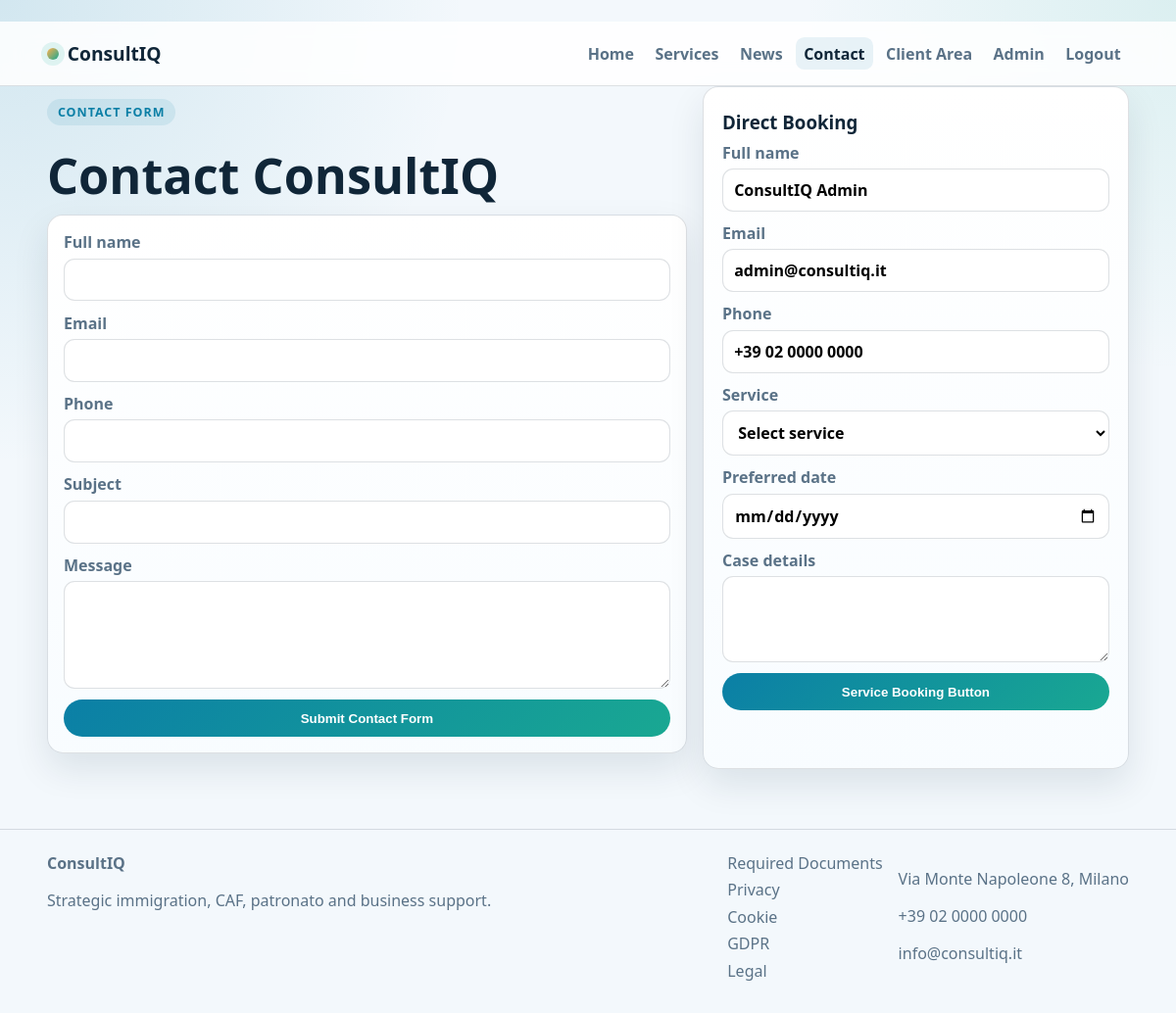
/contact (signed in), run on the app's committed database.
### tables this page shows
CREATE TABLE users (id INTEGER PRIMARY KEY AUTOINCREMENT, full_name TEXT NOT NULL, email TEXT NOT NULL UNIQUE, phone TEXT, password_hash TEXT NOT NULL, role TEXT NOT NULL DEFAULT 'client', admin_totp_secret TEXT, created_at TEXT DEFAULT CURRENT_TIMESTAMP);

### main.py (the view)
@app.get("/contact")
def contact(request: Request, submitted: int = 0, service: str = ""):
    return render(request, "contact.html", page="contact", title="Contact ConsultIQ", submitted=submitted, selected_service=service)

### templates/contact.html (shortened to what this page needs)
﻿{% extends "base.html" %}
{% block content %}
<main class="section">
  <div class="container split">
    <div>
      <p class="pill">Contact Form</p>
      <h1>Contact ConsultIQ</h1>
      <form class="form" method="post" action="/contact">
        <label>Full name<input type="text" name="full_name" required></label>
        <label>Email<input type="email" name="email" required></label>
        <label>Phone<input type="text" name="phone"></label>
        <label>Subject<input type="text" name="subject" value="{{ selected_service if selected_service else '' }}" required></label>
        <label>Message<textarea name="message" rows="4" required></textarea></label>
        <button class="btn primary" type="submit">Submit Contact Form</button>
      </form>
    </div>
    <aside class="card">
      <h3>Direct Booking</h3>
      <form class="form plain" method="post" action="/appointments">
        <label>Full name<input type="text" name="full_name" value="{{ user.full_name if user else '' }}" required></label>
        <label>Email<input type="email" name="email" value="{{ user.email if user else '' }}" required></label>
        <label>Phone<input type="text" name="phone" value="{{ user.phone if user and user.phone else '' }}" required></label>
        <label>Service
          <select name="service_type" required>
            <option value="">Select service</option>
          </select>
        </label>
        <label>Preferred date<input type="date" name="preferred_date" required></label>
        <label>Case details<textarea name="message" rows="3"></textarea></label>
        <button class="btn primary" type="submit">Service Booking Button</button>
      </form>
    </aside>
  </div>
</main>
{% endblock %}

### templates/base.html (shortened to what this page needs)
﻿<!DOCTYPE html>
<html lang="en">
<head>
  <link rel="stylesheet" href="/static/css/styles.css" />
</head>
<body>
  <header class="site-header">
    <div class="container nav-shell">
      <a class="brand" href="/"><span class="brand-dot"></span><span>ConsultIQ</span></a>
      <nav>
        <a class="{% if page == 'home' %}active{% endif %}" href="/">Home</a>
        <a class="{% if page == 'services' %}active{% endif %}" href="/services">Services</a>
        <a class="{% if page == 'news' %}active{% endif %}" href="/news">News</a>
        <a class="{% if page == 'contact' %}active{% endif %}" href="/contact">Contact</a>
        <a class="{% if page == 'client' %}active{% endif %}" href="/client-area">Client Area</a>
        <a class="{% if page == 'admin' %}active{% endif %}" href="/admin">Admin</a>
        {% if user %}<a href="/logout">Logout</a>{% else %}<a class="{% if page == 'auth' %}active{% endif %}" href="/login">Login</a>{% endif %}
      </nav>
    </div>
  </header>
  {% block content %}{% endblock %}
  <footer class="site-footer">
    <div class="container footer-shell">
      <div><strong>ConsultIQ</strong><p>Strategic immigration, CAF, patronato and business support.</p></div>
      <div class="footer-links"><a href="/required-documents">Required Documents</a><a href="/privacy">Privacy</a><a href="/cookie-policy">Cookie</a><a href="/gdpr">GDPR</a><a href="/legal">Legal</a></div>
      <div><p>Via Monte Napoleone 8, Milano</p><p>+39 02 0000 0000</p><p>info@consultiq.it</p></div>
    </div>
  </footer>
</body>
</html>

### static/css/styles.css (style rules this page uses)
* { box-sizing: border-box; }
body { margin: 0; font-family: "Plus Jakarta Sans", "Segoe UI", sans-serif; color: var(--text); background: radial-gradient(circle at 0% 0%, rgba(11,127,166,.14), transparent 30%), radial-gradient(circle at 100% 0%, rgba(25,168,146,.11), transparent 24%), var(--bg); }
.container { width: min(1160px, 92vw); margin: 0 auto; }
.site-header { position: sticky; top: 0; z-index: 30; background: rgba(255,255,255,.86); border-bottom: 1px solid var(--line); backdrop-filter: blur(10px); }
.nav-shell { display: flex; justify-content: space-between; align-items: center; gap: 1rem; padding: 1rem 0; }
.brand { display: inline-flex; align-items: center; gap: .55rem; text-decoration: none; color: var(--text); font-weight: 800; font-size: 1.2rem; }
.brand-dot { width: 12px; height: 12px; border-radius: 999px; background: linear-gradient(135deg, var(--accent), var(--secondary)); box-shadow: 0 0 0 6px rgba(25,168,146,.12); }
nav { display: flex; flex-wrap: wrap; gap: .3rem; }
nav a { text-decoration: none; color: var(--muted); font-weight: 700; padding: .35rem .52rem; border-radius: .55rem; }
nav a:hover, nav a.active { color: var(--text); background: rgba(11,127,166,.09); }
h1 { margin: .72rem 0 .8rem; font-size: clamp(2rem, 4.2vw, 3.5rem); line-height: 1.08; }
h3 { margin: .2rem 0 .5rem; }
.pill { display: inline-flex; padding: .32rem .68rem; border-radius: 999px; background: rgba(11,127,166,.1); color: var(--primary); font-size: .78rem; font-weight: 800; letter-spacing: .08em; text-transform: uppercase; }
.section { padding: 0 0 2.8rem; }
.btn { display: inline-flex; align-items: center; justify-content: center; text-decoration: none; border: 0; border-radius: 999px; padding: .72rem 1.05rem; font-weight: 700; cursor: pointer; }
.btn.primary { background: linear-gradient(135deg, var(--primary), var(--secondary)); color: #fff; }
.glass-panel, .card, .table-wrap, .form { border: 1px solid var(--line); border-radius: 1rem; background: linear-gradient(180deg, rgba(255,255,255,.98), rgba(248,252,255,.98)); box-shadow: var(--shadow); }
.glass-panel, .card { padding: 1.2rem; }
.split, .split-detail { display: grid; grid-template-columns: minmax(0,1.2fr) minmax(300px,.8fr); gap: 1rem; }
label { display: grid; gap: .34rem; font-weight: 600; color: var(--muted); }
input, select, textarea { width: 100%; border: 1px solid var(--line); border-radius: .7rem; padding: .62rem .7rem; font: inherit; background: #fff; }
.form { padding: 1rem; display: grid; gap: .7rem; }
.form.plain { border: 0; box-shadow: none; background: transparent; padding: 0; }
.site-footer { border-top: 1px solid var(--line); margin-top: 1rem; padding: 1.4rem 0 2rem; }
.footer-shell { display: grid; grid-template-columns: 1fr auto auto; gap: 1rem; color: var(--muted); }
.footer-links { display: grid; gap: .35rem; }
.footer-links a { color: var(--muted); text-decoration: none; }

### data on the page
users: full_name "ConsultIQ Admin", email "admin@consultiq.it", phone "+39 02 0000 0000"
